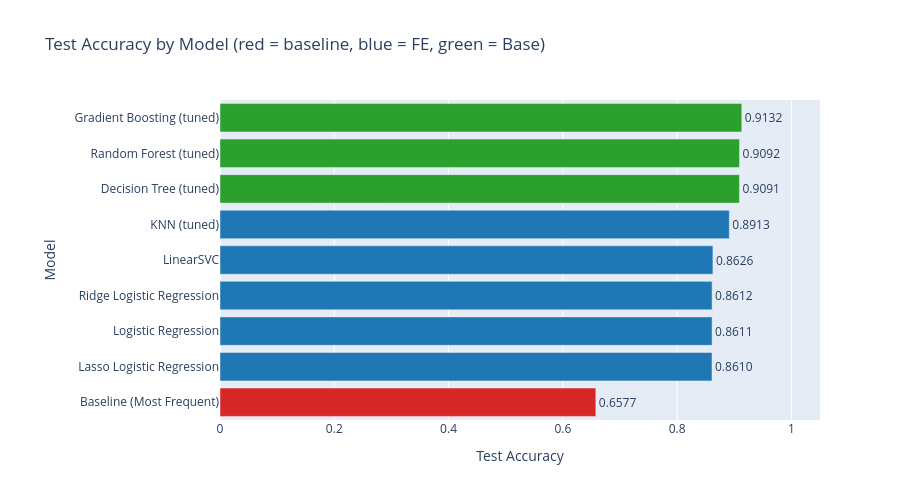

The notebook cell this image was saved under:
### Code cell
# Horizontal bar chart — models sorted descending by test accuracy.
# Baseline is highlighted in red so it is easy to read the improvement gap.
# Models are color-coded by feature set (Base vs FE).

import plotly.graph_objects as go

plot_df = comparison_df_numeric.sort_values('Test Accuracy')   # ascending for barh

colors = []
for _, row in plot_df.iterrows():
    if row['Model'] == 'Baseline (Most Frequent)':
        colors.append('#d62728')   # red  — baseline reference
    elif row['Feature Set'] == 'FE':
        colors.append('#1f77b4')   # blue — feature-engineered models
    else:
        colors.append('#2ca02c')   # green — tree-based / base models

fig = go.Figure(go.Bar(
    x=plot_df['Test Accuracy'],
    y=plot_df['Model'],
    orientation='h',
    marker_color=colors,
    text=plot_df['Test Accuracy'].map('{:.4f}'.format),
    textposition='outside'
))
fig.update_layout(
    title='Test Accuracy by Model (red = baseline, blue = FE, green = Base)',
    xaxis=dict(title='Test Accuracy', range=[0, 1.05]),
    yaxis_title='Model',
    height=500,
    margin=dict(l=220)
)
fig.show()

### Figure 1 — Plotly figure (JSON) as saved in the notebook; plotly's stock layout.template omitted (floating-point values rounded to 4 significant figures)
{"data": [{"marker": {"color": ["#d62728", "#1f77b4", "#1f77b4", "#1f77b4", "#1f77b4", "#1f77b4", "#2ca02c", "#2ca02c", "#2ca02c"]}, "orientation": "h", "text": ["0.6577", "0.8610", "0.8611", "0.8612", "0.8626", "0.8913", "0.9091", "0.9092", "0.9132"], "textposition": "outside", "type": "bar", "x": [0.6577, 0.861, 0.8611, 0.8612, 0.8626, 0.8913, 0.9091, 0.9092, 0.9132], "y": ["Baseline (Most Frequent)", "Lasso Logistic Regression", "Logistic Regression", "Ridge Logistic Regression", "LinearSVC", "KNN (tuned)", "Decision Tree (tuned)", "Random Forest (tuned)", "Gradient Boosting (tuned)"]}], "layout": {"height": 500, "margin": {"l": 220}, "title": {"text": "Test Accuracy by Model (red = baseline, blue = FE, green = Base)"}, "xaxis": {"range": [0, 1.05], "title": {"text": "Test Accuracy"}}, "yaxis": {"title": {"text": "Model"}}}}
